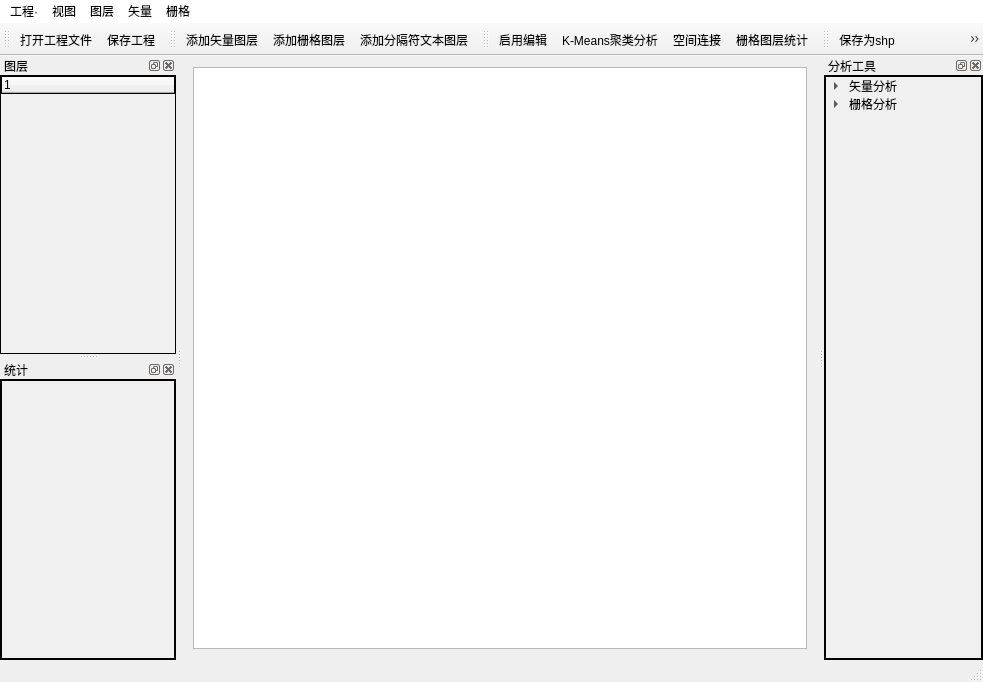
<?xml version="1.0" encoding="UTF-8"?>
<ui version="4.0">
 <class>MainWidgetClass</class>
 <widget class="QMainWindow" name="MainWidgetClass">
  <property name="geometry">
   <rect>
    <x>0</x>
    <y>0</y>
    <width>981</width>
    <height>682</height>
   </rect>
  </property>
  <property name="windowTitle">
   <string>MainWidget</string>
  </property>
  <property name="windowIcon">
   <iconset resource="MainWidget.qrc">
    <normaloff>:/icon/logistic.png</normaloff>:/icon/logistic.png</iconset>
  </property>
  <property name="tabShape">
   <enum>QTabWidget::Rounded</enum>
  </property>
  <widget class="QWidget" name="centralWidget">
   <layout class="QGridLayout" name="gridLayout">
    <item row="0" column="0">
     <widget class="QWidget" name="ctrlMapView" native="true">
      <property name="enabled">
       <bool>true</bool>
      </property>
      <property name="minimumSize">
       <size>
        <width>614</width>
        <height>574</height>
       </size>
      </property>
      <layout class="QGridLayout" name="gridLayout_7">
       <property name="leftMargin">
        <number>0</number>
       </property>
       <property name="topMargin">
        <number>0</number>
       </property>
       <property name="rightMargin">
        <number>0</number>
       </property>
       <property name="bottomMargin">
        <number>0</number>
       </property>
       <item row="0" column="0">
        <widget class="GISMapCanvas" name="graphicsView"/>
       </item>
      </layout>
     </widget>
    </item>
   </layout>
  </widget>
  <widget class="QMenuBar" name="menuBar">
   <property name="geometry">
    <rect>
     <x>0</x>
     <y>0</y>
     <width>981</width>
     <height>22</height>
    </rect>
   </property>
   <property name="styleSheet">
    <string notr="true">background-color:white;
color:black</string>
   </property>
   <widget class="QMenu" name="menu">
    <property name="title">
     <string>工程·</string>
    </property>
    <addaction name="ctrlOpenProjectAction"/>
    <addaction name="ctrlSaveProjectAction"/>
    <addaction name="ctrlSaveAsSHPAction"/>
   </widget>
   <widget class="QMenu" name="menu_3">
    <property name="title">
     <string>视图</string>
    </property>
    <addaction name="ctrlStatisticsViewAction"/>
    <addaction name="ctrlToolViewAction"/>
    <addaction name="ctrlLayerListViewAction"/>
   </widget>
   <widget class="QMenu" name="menu_4">
    <property name="title">
     <string>图层</string>
    </property>
    <addaction name="ctrlOpenVectorAction"/>
    <addaction name="ctrlOpenRasterAction"/>
    <addaction name="ctrlOpenTextAction"/>
   </widget>
   <widget class="QMenu" name="menu_5">
    <property name="title">
     <string>矢量</string>
    </property>
    <addaction name="ctrlConnectAction"/>
    <addaction name="ctrlKMeansAction"/>
    <addaction name="actionbuffer"/>
   </widget>
   <widget class="QMenu" name="menu_6">
    <property name="title">
     <string>栅格</string>
    </property>
    <addaction name="ctrlRasterStatisticsAction"/>
    <addaction name="ctrlSaveAsTxtAction"/>
   </widget>
   <addaction name="menu"/>
   <addaction name="menu_3"/>
   <addaction name="menu_4"/>
   <addaction name="menu_5"/>
   <addaction name="menu_6"/>
  </widget>
  <widget class="QToolBar" name="mainToolBar">
   <attribute name="toolBarArea">
    <enum>TopToolBarArea</enum>
   </attribute>
   <attribute name="toolBarBreak">
    <bool>false</bool>
   </attribute>
   <addaction name="ctrlOpenProjectAction"/>
   <addaction name="ctrlSaveProjectAction"/>
  </widget>
  <widget class="QStatusBar" name="statusBar"/>
  <widget class="QDockWidget" name="ctrlLayerListDock">
   <property name="styleSheet">
    <string notr="true">border:1px soild black;
background-color:#CCCCCC;</string>
   </property>
   <property name="floating">
    <bool>false</bool>
   </property>
   <property name="features">
    <set>QDockWidget::AllDockWidgetFeatures</set>
   </property>
   <property name="windowTitle">
    <string>图层</string>
   </property>
   <attribute name="dockWidgetArea">
    <number>1</number>
   </attribute>
   <widget class="QWidget" name="ctrlLayerWidget">
    <property name="styleSheet">
     <string notr="true">border: 1px solid black;
background-color:#F0F0F0;</string>
    </property>
    <layout class="QGridLayout" name="gridLayout_2">
     <property name="leftMargin">
      <number>0</number>
     </property>
     <property name="topMargin">
      <number>0</number>
     </property>
     <property name="rightMargin">
      <number>0</number>
     </property>
     <property name="bottomMargin">
      <number>0</number>
     </property>
     <property name="horizontalSpacing">
      <number>0</number>
     </property>
     <item row="0" column="0">
      <widget class="QgsLayerTreeView" name="ctrlLayerTreeView">
       <property name="styleSheet">
        <string notr="true">color:black</string>
       </property>
       <column>
        <property name="text">
         <string notr="true">1</string>
        </property>
       </column>
      </widget>
     </item>
    </layout>
   </widget>
  </widget>
  <widget class="QDockWidget" name="ctrlToolDock">
   <property name="minimumSize">
    <size>
     <width>159</width>
     <height>135</height>
    </size>
   </property>
   <property name="styleSheet">
    <string notr="true">border:1px soild black;
background-color:#CCCCCC;</string>
   </property>
   <property name="windowTitle">
    <string>分析工具</string>
   </property>
   <attribute name="dockWidgetArea">
    <number>2</number>
   </attribute>
   <widget class="QWidget" name="dockWidgetContents_3">
    <property name="styleSheet">
     <string notr="true">border: 1px solid black;
background-color:#F0F0F0;</string>
    </property>
    <layout class="QGridLayout" name="gridLayout_4">
     <property name="leftMargin">
      <number>0</number>
     </property>
     <property name="topMargin">
      <number>0</number>
     </property>
     <property name="rightMargin">
      <number>0</number>
     </property>
     <property name="bottomMargin">
      <number>0</number>
     </property>
     <item row="0" column="0">
      <widget class="QScrollArea" name="scrollArea_3">
       <property name="widgetResizable">
        <bool>true</bool>
       </property>
       <widget class="QWidget" name="scrollAreaWidgetContents_2">
        <property name="geometry">
         <rect>
          <x>0</x>
          <y>0</y>
          <width>163</width>
          <height>582</height>
         </rect>
        </property>
        <layout class="QGridLayout" name="gridLayout_5">
         <property name="leftMargin">
          <number>0</number>
         </property>
         <property name="topMargin">
          <number>0</number>
         </property>
         <property name="rightMargin">
          <number>0</number>
         </property>
         <property name="bottomMargin">
          <number>0</number>
         </property>
         <item row="0" column="0">
          <widget class="QTreeWidget" name="ctrlTreeWidget">
           <property name="animated">
            <bool>true</bool>
           </property>
           <property name="wordWrap">
            <bool>false</bool>
           </property>
           <property name="columnCount">
            <number>1</number>
           </property>
           <attribute name="headerVisible">
            <bool>false</bool>
           </attribute>
           <column>
            <property name="text">
             <string>工具箱</string>
            </property>
           </column>
           <item>
            <property name="text">
             <string>矢量分析</string>
            </property>
            <item>
             <property name="text">
              <string>K-Means聚类</string>
             </property>
            </item>
            <item>
             <property name="text">
              <string>按空间连接</string>
             </property>
            </item>
            <item>
             <property name="text">
              <string>保存为SHP</string>
             </property>
            </item>
           </item>
           <item>
            <property name="text">
             <string>栅格分析</string>
            </property>
            <item>
             <property name="text">
              <string>栅格统计</string>
             </property>
            </item>
            <item>
             <property name="text">
              <string>保存统计结果</string>
             </property>
            </item>
           </item>
          </widget>
         </item>
        </layout>
       </widget>
      </widget>
     </item>
    </layout>
   </widget>
  </widget>
  <widget class="QDockWidget" name="ctrlStatisticsDock">
   <property name="minimumSize">
    <size>
     <width>176</width>
     <height>135</height>
    </size>
   </property>
   <property name="styleSheet">
    <string notr="true">border:1px soild black;
background-color:#CCCCCC;</string>
   </property>
   <property name="windowTitle">
    <string>统计</string>
   </property>
   <attribute name="dockWidgetArea">
    <number>1</number>
   </attribute>
   <widget class="QWidget" name="dockWidgetContents_4">
    <property name="styleSheet">
     <string notr="true">border: 1px solid black;
background-color:#F0F0F0;</string>
    </property>
    <layout class="QGridLayout" name="gridLayout_3">
     <property name="leftMargin">
      <number>0</number>
     </property>
     <property name="topMargin">
      <number>0</number>
     </property>
     <property name="rightMargin">
      <number>0</number>
     </property>
     <property name="bottomMargin">
      <number>0</number>
     </property>
     <item row="0" column="0">
      <widget class="QScrollArea" name="scrollArea_2">
       <property name="widgetResizable">
        <bool>true</bool>
       </property>
       <widget class="QWidget" name="scrollAreaWidgetContents">
        <property name="geometry">
         <rect>
          <x>0</x>
          <y>0</y>
          <width>174</width>
          <height>278</height>
         </rect>
        </property>
        <layout class="QGridLayout" name="gridLayout_6">
         <property name="leftMargin">
          <number>0</number>
         </property>
         <property name="topMargin">
          <number>0</number>
         </property>
         <property name="rightMargin">
          <number>0</number>
         </property>
         <property name="bottomMargin">
          <number>0</number>
         </property>
         <item row="0" column="0">
          <widget class="QListView" name="ctrlStatisticsView"/>
         </item>
        </layout>
       </widget>
      </widget>
     </item>
    </layout>
   </widget>
  </widget>
  <widget class="QToolBar" name="toolBar">
   <property name="windowTitle">
    <string>toolBar</string>
   </property>
   <attribute name="toolBarArea">
    <enum>TopToolBarArea</enum>
   </attribute>
   <attribute name="toolBarBreak">
    <bool>false</bool>
   </attribute>
   <addaction name="ctrlOpenVectorAction"/>
   <addaction name="ctrlOpenRasterAction"/>
   <addaction name="ctrlOpenTextAction"/>
  </widget>
  <widget class="QToolBar" name="toolBar_2">
   <property name="windowTitle">
    <string>toolBar_2</string>
   </property>
   <attribute name="toolBarArea">
    <enum>TopToolBarArea</enum>
   </attribute>
   <attribute name="toolBarBreak">
    <bool>false</bool>
   </attribute>
   <addaction name="ctrlEditableAction"/>
   <addaction name="ctrlKMeansAction"/>
   <addaction name="ctrlConnectAction"/>
   <addaction name="ctrlRasterStatisticsAction"/>
  </widget>
  <widget class="QToolBar" name="toolBar_3">
   <property name="windowTitle">
    <string>toolBar_3</string>
   </property>
   <attribute name="toolBarArea">
    <enum>TopToolBarArea</enum>
   </attribute>
   <attribute name="toolBarBreak">
    <bool>false</bool>
   </attribute>
   <addaction name="ctrlSaveAsSHPAction"/>
   <addaction name="ctrlSaveAsTxtAction"/>
   <addaction name="ctrlCRSAction"/>
  </widget>
  <action name="ctrlOpenVectorAction">
   <property name="icon">
    <iconset resource="MainWidget.qrc">
     <normaloff>:/icon/openVector.png</normaloff>:/icon/openVector.png</iconset>
   </property>
   <property name="text">
    <string>添加矢量图层</string>
   </property>
  </action>
  <action name="ctrlOpenRasterAction">
   <property name="icon">
    <iconset resource="MainWidget.qrc">
     <normaloff>:/icon/OpenRaster.png</normaloff>:/icon/OpenRaster.png</iconset>
   </property>
   <property name="text">
    <string>添加栅格图层</string>
   </property>
  </action>
  <action name="ctrlOpenTextAction">
   <property name="icon">
    <iconset resource="MainWidget.qrc">
     <normaloff>:/icon/openCSV.png</normaloff>:/icon/openCSV.png</iconset>
   </property>
   <property name="text">
    <string>添加分隔符文本图层</string>
   </property>
  </action>
  <action name="ctrlKMeansAction">
   <property name="icon">
    <iconset resource="MainWidget.qrc">
     <normaloff>:/icon/kmeans.png</normaloff>:/icon/kmeans.png</iconset>
   </property>
   <property name="text">
    <string>K-Means聚类分析</string>
   </property>
  </action>
  <action name="ctrlConnectAction">
   <property name="icon">
    <iconset resource="MainWidget.qrc">
     <normaloff>:/icon/connect.png</normaloff>:/icon/connect.png</iconset>
   </property>
   <property name="text">
    <string>空间连接</string>
   </property>
  </action>
  <action name="ctrlRasterStatisticsAction">
   <property name="icon">
    <iconset resource="MainWidget.qrc">
     <normaloff>:/icon/RasterStatistics.png</normaloff>:/icon/RasterStatistics.png</iconset>
   </property>
   <property name="text">
    <string>栅格图层统计</string>
   </property>
  </action>
  <action name="ctrlSaveProjectAction">
   <property name="icon">
    <iconset resource="MainWidget.qrc">
     <normaloff>:/icon/savePRJ.png</normaloff>:/icon/savePRJ.png</iconset>
   </property>
   <property name="text">
    <string>保存工程</string>
   </property>
  </action>
  <action name="ctrlOpenProjectAction">
   <property name="icon">
    <iconset resource="MainWidget.qrc">
     <normaloff>:/icon/openPRJ.png</normaloff>:/icon/openPRJ.png</iconset>
   </property>
   <property name="text">
    <string>打开工程文件</string>
   </property>
  </action>
  <action name="ctrlSaveAsSHPAction">
   <property name="icon">
    <iconset resource="MainWidget.qrc">
     <normaloff>:/icon/saveSHP.png</normaloff>:/icon/saveSHP.png</iconset>
   </property>
   <property name="text">
    <string>保存为shp</string>
   </property>
  </action>
  <action name="ctrlSaveAsTxtAction">
   <property name="icon">
    <iconset resource="MainWidget.qrc">
     <normaloff>:/icon/saveStstistics.png</normaloff>:/icon/saveStstistics.png</iconset>
   </property>
   <property name="text">
    <string>保存统计结果</string>
   </property>
  </action>
  <action name="ctrlLayerListViewAction">
   <property name="text">
    <string>图层列表视图</string>
   </property>
  </action>
  <action name="ctrlStatisticsViewAction">
   <property name="text">
    <string>统计视图</string>
   </property>
  </action>
  <action name="ctrlToolViewAction">
   <property name="text">
    <string>工具视图</string>
   </property>
  </action>
  <action name="ctrlEditableAction">
   <property name="text">
    <string>启用编辑</string>
   </property>
  </action>
  <action name="ctrlCRSAction">
   <property name="text">
    <string>坐标系</string>
   </property>
  </action>
  <action name="actionbuffer">
   <property name="text">
    <string>缓冲区</string>
   </property>
  </action>
 </widget>
 <layoutdefault spacing="6" margin="11"/>
 <customwidgets>
  <customwidget>
   <class>QgsLayerTreeView</class>
   <extends>QTreeWidget</extends>
   <header>qgslayertreeview.h</header>
  </customwidget>
  <customwidget>
   <class>GISMapCanvas</class>
   <extends>QGraphicsView</extends>
   <header>GISMapCanvas.h</header>
  </customwidget>
 </customwidgets>
 <resources>
  <include location="MainWidget.qrc"/>
 </resources>
 <connections>
  <connection>
   <sender>ctrlTreeWidget</sender>
   <signal>itemClicked(QTreeWidgetItem*,int)</signal>
   <receiver>MainWidgetClass</receiver>
   <slot>onTreeItemClicked(QTreeWidgetItem*,int)</slot>
   <hints>
    <hint type="sourcelabel">
     <x>901</x>
     <y>359</y>
    </hint>
    <hint type="destinationlabel">
     <x>490</x>
     <y>333</y>
    </hint>
   </hints>
  </connection>
 </connections>
 <slots>
  <slot>onTreeItemClicked(QTreeWidgetItem*,int)</slot>
 </slots>
</ui>
